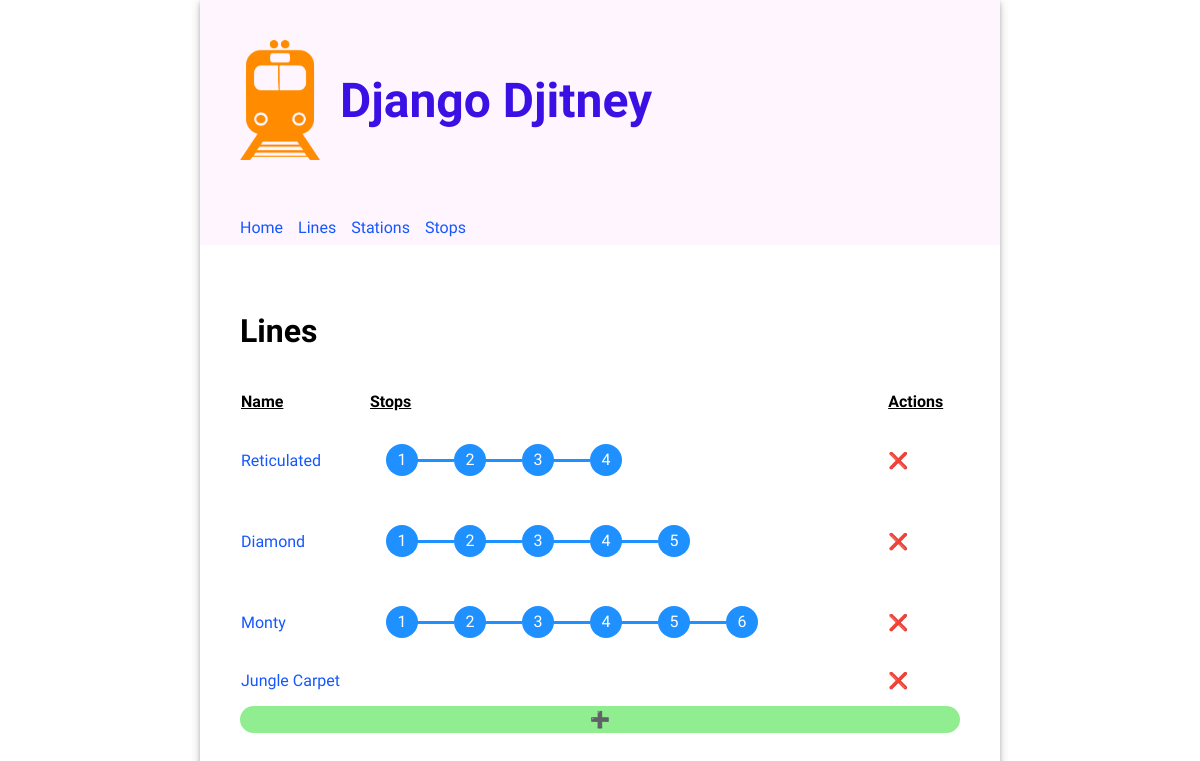
Page /lines/ on the committed database.
### routes/models.py (models this page shows, shortened)
class Line(models.Model):
  name = models.CharField(unique=True, max_length=200)

class Stop(models.Model):
  class Meta:
    unique_together = (('line', 'stop_number'))
  line = models.ForeignKey(Line, on_delete=models.CASCADE)
  station = models.ForeignKey(Station, on_delete=models.CASCADE)
  stop_number = models.PositiveIntegerField()

### routes/views.py (the view)
# urls.py: path('lines/', views.LinesView.as_view(), name='lines' ),
class LinesView(ListView):
  template_name = "routes/lines.html"
  model = Line

### routes/templates/routes/lines.html (shortened to what this page needs)
{% extends 'base.html' %}
{% load static %}
{% block content %}
  <div>
    <h2>Lines</h2>
    <table class="line-table">
      <thead>
        <tr>
          <th>Name</th>
          <th>Stops</th>
          <th>Actions</th>
        </tr>
      </thead>
      <tbody>
      {% for line in object_list %}
        <tr>
          <td>
            <a href="{% url "update_line" line.id %}">{{ line.name }}</a>
          </td>
          <td>
            <ul>
                {% for stop in line.stop_set.all %}
                  <li>{{ stop.stop_number }}</li>
                {% endfor %}
            </ul>
          </td>
          <td><a href="{% url "delete_line" line.id %}" style="text-decoration: none; color: inherit;">❌</a></td>
        </tr>
      {% endfor %}
      </tbody>
    </table>
    <a href="{% url "create_line" %}" style="display: inherit; text-align: center; border-radius: 15px; text-decoration: none; color: inherit; padding: 4px; background-color: lightgreen;">➕</a>
  </div>
{% endblock %}

### routes/static/routes/style.css (style rules this page uses)
body { font-family: "Oxygen", sans-serif; margin: 0; }
main h2 { font-size: 2em; }
main table { text-align: left; border-collapse: separate; border-spacing: 0 15px; width: 100%; }
main table th { text-align: left; border-collapse: separate; border-spacing: 0 15px; text-decoration: underline; }
ul { list-style: none; }
.line-table li { width: 2em; height: 2em; text-align: center; line-height: 2em; border-radius: 1em; background: dodgerblue; margin: 0 1em; display: inline-block; color: white; position: relative; }
.line-table li::before { content: ""; position: absolute; top: 0.9em; left: -4em; width: 4em; height: 0.2em; background: dodgerblue; z-index: -1; }
.line-table li:first-child::before { display: none; }
.line-table ul { padding: 0; }
a { text-decoration: none; color: #1557ff; }

### rows in the picture
Line: name "Reticulated"
Stop: stop_number "1"
Stop: stop_number "2"
Stop: stop_number "3"
Stop: stop_number "4"
Line: name "Diamond"
Stop: stop_number "1"
Stop: stop_number "2"
Stop: stop_number "3"
Stop: stop_number "4"
Stop: stop_number "5"
Line: name "Monty"
Stop: stop_number "1"
Stop: stop_number "2"
Stop: stop_number "3"
Stop: stop_number "4"
Stop: stop_number "5"
Stop: stop_number "6"
Line: name "Jungle Carpet"
